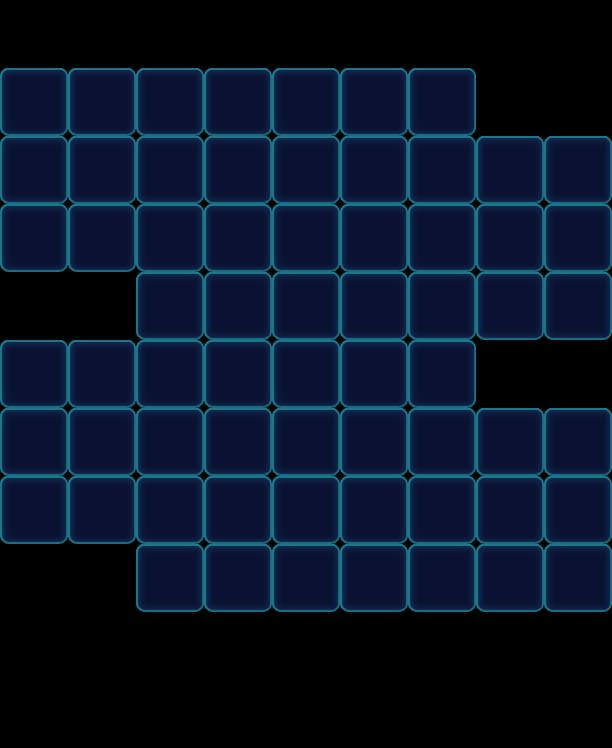

This is a level from a 2D game, rendered from its Tiled map with the project's own tilesets. A one-line summary and the map file follow, with tile-layer data summarised:
An orthogonal 9x11 tile map with 68x68 px tiles, 1 tile layer (Valid), 2 tilesets and 91 objects (39x Floor, 27x Haze, 13x Factory_Normal, 12x Stone).

<map version="1.0" orientation="orthogonal" width="9" height="11" tilewidth="68" tileheight="68">
 <tileset firstgid="1" name="game_grid1" tilewidth="68" tileheight="68">
  <image source="game_grid1.png" width="68" height="68" />
 </tileset>
 <tileset firstgid="2" name="map" tilewidth="68" tileheight="68">
  <image source="map.png" width="1024" height="1024" />
 </tileset>
 <layer name="Valid" width="9" height="11">
  <data>[99 cells, 64 non-empty, 1 distinct tile ids]</data>
 </layer>
 <objectgroup name="BottomObj" width="9" height="11">
  <object type="Floor" gid="33" x="136" y="476">
   <properties>
    <property name="Layers" value="2" />
   </properties>
  </object>
  <object type="Floor" gid="33" x="204" y="476">
   <properties>
    <property name="Layers" value="2" />
   </properties>
  </object>
  <object type="Floor" gid="33" x="272" y="476">
   <properties>
    <property name="Layers" value="2" />
   </properties>
  </object>
  <object type="Floor" gid="33" x="340" y="476">
   <properties>
    <property name="Layers" value="2" />
   </properties>
  </object>
  <object type="Floor" gid="33" x="408" y="476">
   <properties>
    <property name="Layers" value="2" />
   </properties>
  </object>
  <object type="Floor" gid="33" x="476" y="476">
   <properties>
    <property name="Layers" value="2" />
   </properties>
  </object>
  <object type="Floor" gid="33" x="544" y="476">
   <properties>
    <property name="Layers" value="2" />
   </properties>
  </object>
  <object type="Floor" gid="33" x="544" y="544">
   <properties>
    <property name="Layers" value="2" />
   </properties>
  </object>
  <object type="Floor" gid="33" x="476" y="544">
   <properties>
    <property name="Layers" value="2" />
   </properties>
  </object>
  <object type="Floor" gid="33" x="408" y="544">
   <properties>
    <property name="Layers" value="2" />
   </properties>
  </object>
  <object type="Floor" gid="33" x="340" y="544">
   <properties>
    <property name="Layers" value="2" />
   </properties>
  </object>
  <object type="Floor" gid="33" x="272" y="544">
   <properties>
    <property name="Layers" value="2" />
   </properties>
  </object>
  <object type="Floor" gid="33" x="204" y="544">
   <properties>
    <property name="Layers" value="2" />
   </properties>
  </object>
  <object type="Floor" gid="33" x="136" y="544">
   <properties>
    <property name="Layers" value="2" />
   </properties>
  </object>
  <object type="Floor" gid="33" x="544" y="612">
   <properties>
    <property name="Layers" value="2" />
   </properties>
  </object>
  <object type="Floor" gid="33" x="476" y="612">
   <properties>
    <property name="Layers" value="2" />
   </properties>
  </object>
  <object type="Floor" gid="33" x="408" y="612">
   <properties>
    <property name="Layers" value="2" />
   </properties>
  </object>
  <object type="Floor" gid="33" x="340" y="612">
   <properties>
    <property name="Layers" value="2" />
   </properties>
  </object>
  <object type="Floor" gid="33" x="272" y="612">
   <properties>
    <property name="Layers" value="2" />
   </properties>
  </object>
  <object type="Floor" gid="33" x="204" y="612">
   <properties>
    <property name="Layers" value="2" />
   </properties>
  </object>
  <object type="Floor" gid="33" x="136" y="612">
   <properties>
    <property name="Layers" value="2" />
   </properties>
  </object>
  <object name="6546" type="Floor" gid="32" x="544" y="204">
   <properties>
    <property name="Layers" value="1" />
   </properties>
  </object>
  <object name="6546" type="Floor" gid="32" x="544" y="272">
   <properties>
    <property name="Layers" value="1" />
   </properties>
  </object>
  <object name="6546" type="Floor" gid="32" x="544" y="340">
   <properties>
    <property name="Layers" value="1" />
   </properties>
  </object>
  <object name="6546" type="Floor" gid="32" x="476" y="204">
   <properties>
    <property name="Layers" value="1" />
   </properties>
  </object>
  <object name="6546" type="Floor" gid="32" x="476" y="340">
   <properties>
    <property name="Layers" value="1" />
   </properties>
  </object>
  <object name="6546" type="Floor" gid="32" x="476" y="272">
   <properties>
    <property name="Layers" value="1" />
   </properties>
  </object>
  <object type="Floor" gid="33" x="68" y="544">
   <properties>
    <property name="Layers" value="2" />
   </properties>
  </object>
  <object type="Floor" gid="33" x="0" y="476">
   <properties>
    <property name="Layers" value="2" />
   </properties>
  </object>
  <object type="Floor" gid="33" x="0" y="544">
   <properties>
    <property name="Layers" value="2" />
   </properties>
  </object>
  <object type="Floor" gid="33" x="68" y="408">
   <properties>
    <property name="Layers" value="2" />
   </properties>
  </object>
  <object type="Floor" gid="33" x="68" y="476">
   <properties>
    <property name="Layers" value="2" />
   </properties>
  </object>
  <object type="Floor" gid="33" x="0" y="408">
   <properties>
    <property name="Layers" value="2" />
   </properties>
  </object>
  <object name="6546" type="Floor" gid="32" x="68" y="136">
   <properties>
    <property name="Layers" value="1" />
   </properties>
  </object>
  <object name="6546" type="Floor" gid="32" x="68" y="272">
   <properties>
    <property name="Layers" value="1" />
   </properties>
  </object>
  <object name="6546" type="Floor" gid="32" x="68" y="204">
   <properties>
    <property name="Layers" value="1" />
   </properties>
  </object>
  <object name="6546" type="Floor" gid="32" x="0" y="272">
   <properties>
    <property name="Layers" value="1" />
   </properties>
  </object>
  <object name="6546" type="Floor" gid="32" x="0" y="136">
   <properties>
    <property name="Layers" value="1" />
   </properties>
  </object>
  <object name="6546" type="Floor" gid="32" x="0" y="204">
   <properties>
    <property name="Layers" value="1" />
   </properties>
  </object>
 </objectgroup>
 <objectgroup name="MiddleObj" width="9" height="11" />
 <objectgroup color="#000000" name="TopObj" width="9" height="11">
  <object name="10" type="Factory_Normal" x="0" y="0" width="68" height="68">
   <properties>
    <property name="FactoryColorsConfig" value="Blue,Green,Yellow,Pink,Purple" />
   </properties>
  </object>
  <object name="10" type="Factory_Normal" x="68" y="0" width="68" height="68">
   <properties>
    <property name="FactoryColorsConfig" value="Blue,Green,Yellow,Pink,Purple" />
   </properties>
  </object>
  <object name="10" type="Factory_Normal" x="136" y="0" width="68" height="68">
   <properties>
    <property name="FactoryColorsConfig" value="Blue,Green,Yellow,Pink,Purple" />
   </properties>
  </object>
  <object name="10" type="Factory_Normal" x="204" y="0" width="68" height="68">
   <properties>
    <property name="FactoryColorsConfig" value="Blue,Green,Yellow,Pink,Purple" />
   </properties>
  </object>
  <object name="10" type="Factory_Normal" x="272" y="0" width="68" height="68">
   <properties>
    <property name="FactoryColorsConfig" value="Blue,Green,Yellow,Pink,Purple" />
   </properties>
  </object>
  </objectgroup>
 <objectgroup color="#00ff00" name="CeilObj" width="9" height="11">
  <!-- 27 objects omitted --></objectgroup>
</map>
<!-- 47 of 91 objects omitted -->
